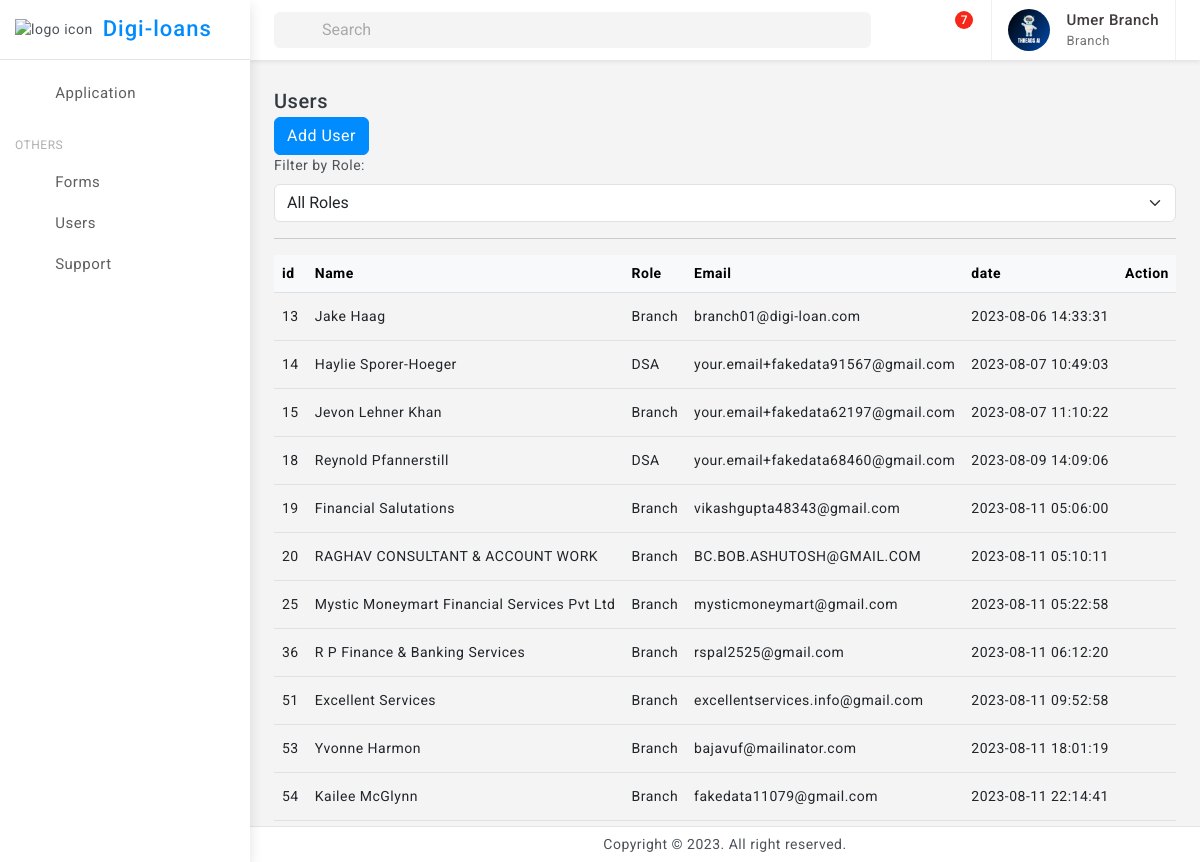
Page /users (signed in) on the committed database.
### tables this page shows
CREATE TABLE Roles (
                role_id INTEGER PRIMARY KEY,
                role_name TEXT NOT NULL,
                created_time TIMESTAMP DEFAULT CURRENT_TIMESTAMP,
                updated_time TIMESTAMP DEFAULT CURRENT_TIMESTAMP
            );

CREATE TABLE "Users" (
	"user_id"	INTEGER,
	"email"	TEXT NOT NULL,
	"password"	TEXT NOT NULL,
	"role_id"	INTEGER,
	"full_name"	TEXT,
	"date_of_birth"	TEXT,
	"address"	TEXT,
	"phone_number"	TEXT,
	"created_time"	TIMESTAMP DEFAULT CURRENT_TIMESTAMP,
	"updated_time"	TIMESTAMP DEFAULT CURRENT_TIMESTAMP,
	"approved"	INTEGER,
	"createdBy"	INTEGER,
	"branchBy"	INTEGER,
	PRIMARY KEY("user_id"),
	FOREIGN KEY("branchBy") REFERENCES "Users"("user_id")
);

### flask_app.py (the view, shortened to what this page needs)
@app.route('/users')
def admin_users():
    user_id=session["user"][0]
    role_id=session["role"][0]
    if(role_id==1):
        users = get_users_super_admin()
    elif (role_id==3):
        users=get_branch_users_branchdBy(user_id)
    final_users = [tuple(user) + (get_role(user[3])[1],get_user_image(user[0],),user_documentdb.get_user_document_by_id(user[0])) for user in users]
    print(final_users)
    return render_template("users_list.html",users=final_users)

### databse/db_service.py (called while the page is built)
def connect_db():
    return sqlite3.connect('databse/digi_loans.db')

def get_role(role_id):
    conn = connect_db()
    cursor = conn.cursor()
    try:
        cursor.execute('SELECT * FROM Roles WHERE role_id = ?', (role_id,))
        role = cursor.fetchone()
        conn.close()
        return role
    except sqlite3.Error as e:
        print("Error getting role:", e)
        conn.close()
        return None

def get_user_image(user_id):
    try:
        conn = connect_db()
        cursor = conn.cursor()
        cursor.execute('SELECT * FROM UserProfile WHERE user_id = ?', (user_id,))
        result = cursor.fetchone()  # Fetch one row, assuming you want to retrieve a single user's image data
        conn.commit()
        print("got image result for ",user_id," : ",result)
        return result  # Return the fetched result
    except sqlite3.Error as e:
        print("Error get_user_image:", e)
        if conn:
            conn.rollback()
        return None  # Return None to indicate an error

def get_branch_users_branchdBy(branch_id):
    conn = connect_db()
    cursor = conn.cursor()
    try:
        cursor.execute('''
            SELECT * FROM Users WHERE role_id > 2 AND branchBy = ?
        ''', (branch_id,))
        users = cursor.fetchall()
        conn.close()
        return users
    except sqlite3.Error as e:
        print("Error get_branch_users_branchdBy :", e)
        conn.close()
        return None

### databse/user_document.py (called while the page is built)
def get_user_document_by_id(user_id):
    connection = db.connect_db()
    cursor = connection.cursor()
    try:
        cursor.execute("SELECT * FROM UserDocument WHERE user_id=?", (user_id,))
        return cursor.fetchone()
    except Exception as e:
        print("Error retrieving user document:", e)
    finally:
        connection.close()

### templates/users_list.html (shortened to what this page needs)
{% extends 'base.html' %}
{% block content %}
<div class="page-wrapper">
    <div class="page-content">
        <div class="card-body">
            <div class="d-flex align-items-center">
                <div>
                    <h5 class="mb-0">Users</h5>
                </div>
                <div class="font-22 ms-auto"><i class="bx bx-dots-horizontal-rounded"></i></div>
            </div>
            <div class="ms-auto">
                <div class="btn-group">
                    <a href="{{url_for('adduser')}}" class="btn btn-primary">Add User</a>
            </div>
            <div class="ms-auto">
                <label for="roleFilter" class="form-label">Filter by Role:</label>
                <select id="roleFilter" class="form-select">
                    <option value="">All Roles</option>
                </select>
            </div>
            <hr>
            <div class="table-responsive">
                <table class="table align-middle mb-0">
                    <thead class="table-light">
                        <tr>
                            <th>id</th>
                            <th>Name</th>
                            <th>Role</th>
                            <th>Email</th>
                            <th>date</th>
                            <th>Action</th>
                        </tr>
                    </thead>
                    <tbody>
                        {% for user in users %}
                        <tr class="user-row">
                            <td>{{ user[0] }}</td>
                            <td>{{ user[4] }}</td>
                            <td class="role-cell">{{ user[13] }}</td>
                            <td>{{ user[1] }}</td>
                            <td>{{ user[8] }}</td>
                            <td>
                        </tr>
                        {% endfor %}
                    </tbody>
                </table>
            </div>
        </div>
    </div>
</div>
{% endblock %}

### templates/base.html (shortened to what this page needs)
<!doctype html>
<html lang="en">
<head>
	<link href="{{ url_for('static', filename='assets/plugins/vectormap/jquery-jvectormap-2.0.2.css') }}" rel="stylesheet"/>
	<link href="{{ url_for('static', filename='assets/plugins/simplebar/css/simplebar.css') }}" rel="stylesheet" />
	<link href="{{ url_for('static', filename='assets/plugins/perfect-scrollbar/css/perfect-scrollbar.css') }}" rel="stylesheet" />
	<link href="{{ url_for('static', filename='assets/plugins/metismenu/css/metisMenu.min.css') }}" rel="stylesheet"/>
	<link href="{{ url_for('static', filename='assets/plugins/datatable/css/dataTables.bootstrap5.min.css') }}" rel="stylesheet" />
	<link href="{{ url_for('static', filename='assets/css/pace.min.css') }}" rel="stylesheet"/>
	<link href="{{ url_for('static', filename='assets/css/bootstrap.min.css') }}" rel="stylesheet">
	<link href="{{ url_for('static', filename='assets/css/bootstrap-extended.css') }}" rel="stylesheet">
	<link href="{{ url_for('static', filename='assets/css/app.css') }}" rel="stylesheet">
	<link href="{{ url_for('static', filename='assets/css/icons.css') }}" rel="stylesheet">
	<link rel="stylesheet" href="{{ url_for('static', filename='assets/css/dark-theme.css') }}"/>
	<link rel="stylesheet" href="{{ url_for('static', filename='assets/css/semi-dark.css') }}"/>
	<link rel="stylesheet" href="{{ url_for('static', filename='assets/css/header-colors.css') }}"/>
</head>
<body>
	<div class="wrapper">
		<div class="sidebar-wrapper" data-simplebar="true">
			<div class="sidebar-header">
				<div>
					<img src="{{ url_for('static', filename='assets/images/logo-icon.png') }}" class="logo-icon" alt="logo icon">
				</div>
				<div>
					<h4 class="logo-text">Digi-loans</h4>
				</div>
				<div class="toggle-icon ms-auto"><i class='bx bx-arrow-back'></i>
				</div>
			 </div>
			<ul class="metismenu" id="menu">
				<li>
					<a href="{{ url_for('all_applications') }}" >
						<div class="parent-icon"><i class="bx bx-category"></i>
						</div>
						<div class="menu-title">Application</div>
					</a>
				</li>
				<li class="menu-label">Others</li>
				<li>
					<a href="{{ url_for('admin_forms') }}" >
						<div class="parent-icon"><i class='bx bx-cookie'></i>
						</div>
						<div class="menu-title">Forms</div>
					</a>
				</li>
				<li>
					<a href="{{ url_for('admin_users') }}" >
						<div class="parent-icon"><i class='bx bx-user'></i>
						</div>
						<div class="menu-title">Users</div>
					</a>
				</li>
				<li>
					<a href="http://digi-loans.com/" target="_blank">
						<div class="parent-icon"><i class="bx bx-support"></i>
						</div>
						<div class="menu-title">Support</div>
					</a>
				</li>
			</ul>
		</div>
		<header>
			<div class="topbar d-flex align-items-center">
				<nav class="navbar navbar-expand gap-3">
					  <div class="position-relative search-bar d-lg-block d-none" data-bs-toggle="modal" data-bs-target="#SearchModal">
						<input class="form-control px-5" disabled type="search" placeholder="Search">
						<span class="position-absolute top-50 search-show ms-3 translate-middle-y start-0 top-50 fs-5"><i class='bx bx-search'></i></span>
					  </div>
					  <div class="top-menu ms-auto">
						<ul class="navbar-nav align-items-center gap-1">
							<li class="nav-item dark-mode d-none d-sm-flex">
								<a class="nav-link dark-mode-icon" href="javascript:;"><i class='bx bx-moon'></i>
								</a>
							</li>
							<li class="nav-item dropdown dropdown-large">
								<a class="nav-link dropdown-toggle dropdown-toggle-nocaret position-relative" href="#" data-bs-toggle="dropdown"><span class="alert-count">7</span>
									<i class='bx bx-bell'></i>
								</a>
							</li>
						</ul>
					</div>
					<div class="user-box dropdown px-3">
						<a class="d-flex align-items-center nav-link dropdown-toggle gap-3 dropdown-toggle-nocaret" href="#" role="button" data-bs-toggle="dropdown" aria-expanded="false">
							{% if session['image'] %}
							<img src="{{ url_for('static', filename=session['image'][2]) }}" class="user-img" alt="user avatar">
							{% endif %}
							<div class="user-info">
								<p class="user-name mb-0">{{session['user'][4]}}</p>
								<p class="designattion mb-0">{{session['role'][1]}}</p>
							</div>
						</a>
					</div>
				</nav>
			</div>
		</header>
		{% block content %}{% endblock %}
		<footer class="page-footer">
			<p class="mb-0">Copyright © 2023. All right reserved.</p>
		</footer>
	</div>
</body>
</html>

### static/assets/css/app.css (style rules this page uses)
body { font-size: 14px; color: #4c5258; letter-spacing: .5px; background: #f4f4f4; overflow-x: hidden; font-family: Roboto, sans-serif }
a { text-decoration: none }
.wrapper { width: 100%; position: relative }
.sidebar-wrapper { width: 250px; height: 100%; position: fixed; top: 0; bottom: 0; left: 0; background: #fff; border-right: 0 solid #e4e4e4; z-index: 11; box-shadow: 0 .3rem .8rem rgba(0, 0, 0, .12); transition: all .2s ease-out }
.sidebar-header { width: 250px; height: 60px; display: flex; align-items: center; position: fixed; top: 0; bottom: 0; padding: 0 15px; z-index: 5; background: #fff; background-clip: padding-box; border-bottom: 1px solid #e4e4e4 }
.logo-icon { width: 30px }
.logo-text { font-size: 22px; margin-left: 10px; margin-bottom: 0; letter-spacing: 1px; color: #008cff; }
.toggle-icon { font-size: 22px; cursor: pointer; color: #008cff }
.topbar { position: fixed; top: 0; left: 250px; right: 0; height: 60px; background: #fff; border-bottom: 1px solid rgb(228 228 228 / 0%); z-index: 10; -webkit-box-shadow: 0 .125rem .25rem rgba(0, 0, 0, .075); box-shadow: 0 .125rem .25rem rgba(0, 0, 0, .075); }
.topbar .navbar { width: 100%; height: 60px; padding-left: 1.5rem; padding-right: 1.5rem; }
.page-wrapper { height: 100%; margin-top: 60px; margin-bottom: 30px; margin-left: 250px }
.page-content { padding: 1.5rem 1.5rem 0.7rem 1.5rem }
.page-footer { background: #fff; left: 250px; right: 0; bottom: 0; position: fixed; text-align: center; padding: 7px; font-size: 14px; border-top: 1px solid #e4e4e4; z-index: 3 }
.sidebar-wrapper ul { padding: 0; margin: 0; list-style: none; background: 0 0 }
.sidebar-wrapper .metismenu { background: 0 0; display: -webkit-box; display: -ms-flexbox; display: flex; padding: 10px; margin-top: 60px; -webkit-box-orient: vertical; -webkit-box-direction: normal; -ms-flex-direction: column; flex-direction: column }
.sidebar-wrapper .metismenu li+li { margin-top: 5px }
.sidebar-wrapper .metismenu li:first-child { margin-top: 5px }
.sidebar-wrapper .metismenu li:last-child { margin-bottom: 5px }
.sidebar-wrapper .metismenu>li { display: -webkit-box; display: -ms-flexbox; display: flex; -webkit-box-orient: vertical; -webkit-box-direction: normal; -ms-flex-direction: column; flex-direction: column; position: relative }
.sidebar-wrapper .metismenu a { position: relative; display: flex; align-items: center; justify-content: left; padding: 6px 16px; font-size: 15px; color: #5f5f5f; outline-width: 0; text-overflow: ellipsis; overflow: hidden; letter-spacing: .5px; border-radius: 0.25rem; transition: all .3s ease-out }
.sidebar-wrapper .metismenu a .parent-icon { font-size: 24px; line-height: 1 }
.sidebar-wrapper .metismenu a .menu-title { margin-left: 10px }
.menu-label { padding: 20px 15px 5px 5px; color: #b0afaf; text-transform: uppercase; font-size: 12px; letter-spacing: .5px }
.font-22 { font-size: 22px }
input::placeholder { color: #000!important; opacity: .3!important }
.topbar .navbar .navbar-nav .nav-item { display: flex; align-items: center; justify-content: center; width: auto; height: 60px; }
.topbar .navbar .navbar-nav .nav-link { color: #212529; font-size: 22px; border-radius: 50%; display: flex; align-items: center; justify-content: center; width: 42px; height: 42px; transition: 0.3s cubic-bezier(0.075, 0.82, 0.165, 1); }
.dropdown-toggle-nocaret:after { display: none }
.alert-count { position: absolute; top: 2px; left: 22px; width: 18px; height: 18px; display: flex; align-items: center; justify-content: center; border-radius: 50%; font-size: 12px; font-weight: 500; color: #fff; background: #f62718 }
.user-img { width: 42px; height: 42px; border-radius: 50%; border: 0 solid #e5e5e5; padding: 0; }
.user-info .user-name { font-size: 15px; font-weight: 500; color: #413c3c }
.user-info .designattion { font-size: 13px; color: #747474 }
.user-box { display: flex; align-items: center; height: 60px; border-left: 1px solid #f0f0f0; border-right: 1px solid #f0f0f0; }
.dropdown-large { position: relative }
.search-bar { width: 100%; cursor: pointer; }
.search-bar input[disabled] { cursor: pointer; background-color: #f4f4f4; border: 0; }

### rows in the picture
Roles: role_name "Branch", role_name "Branch" "Branch" "Branch" "Branch" "Branch" "Branch" "Branch" "Branch" "Branch"
Users: full_name "Jake Haag", email "branch01@digi-loan.com", created_time "2023-08-06 14:33:31"
Users: full_name "Haylie Sporer-Hoeger", email "your.email+fakedata91567@gmail.com", created_time "2023-08-07 10:49:03"
Roles: role_name "DSA" "DSA"
Users: full_name "Jevon Lehner Khan", email "your.email+fakedata62197@gmail.com", created_time "2023-08-07 11:10:22"
Users: full_name "Reynold Pfannerstill", email "your.email+fakedata68460@gmail.com", created_time "2023-08-09 14:09:06"
Users: full_name "Financial Salutations", email "vikashgupta48343@gmail.com", created_time "2023-08-11 05:06:00"
Users: full_name "RAGHAV CONSULTANT & ACCOUNT WORK", email "BC.BOB.ASHUTOSH@GMAIL.COM", created_time "2023-08-11 05:10:11"
Users: full_name "Mystic Moneymart Financial Services Pvt Ltd", email "mysticmoneymart@gmail.com", created_time "2023-08-11 05:22:58"
Users: full_name "R P Finance & Banking Services", email "rspal2525@gmail.com", created_time "2023-08-11 06:12:20"
Users: full_name "Excellent Services", email "excellentservices.info@gmail.com", created_time "2023-08-11 09:52:58"
Users: full_name "Yvonne Harmon", email "bajavuf@mailinator.com", created_time "2023-08-11 18:01:19"
Users: full_name "Kailee McGlynn", email "fakedata11079@gmail.com", created_time "2023-08-11 22:14:41"

### other values in the picture
{{ session['user'][4] }} "Umer Branch"
{{ user[0] }} "13" "14" "15" "18" "19" "20" "25" "36" "51" "53" "54"
